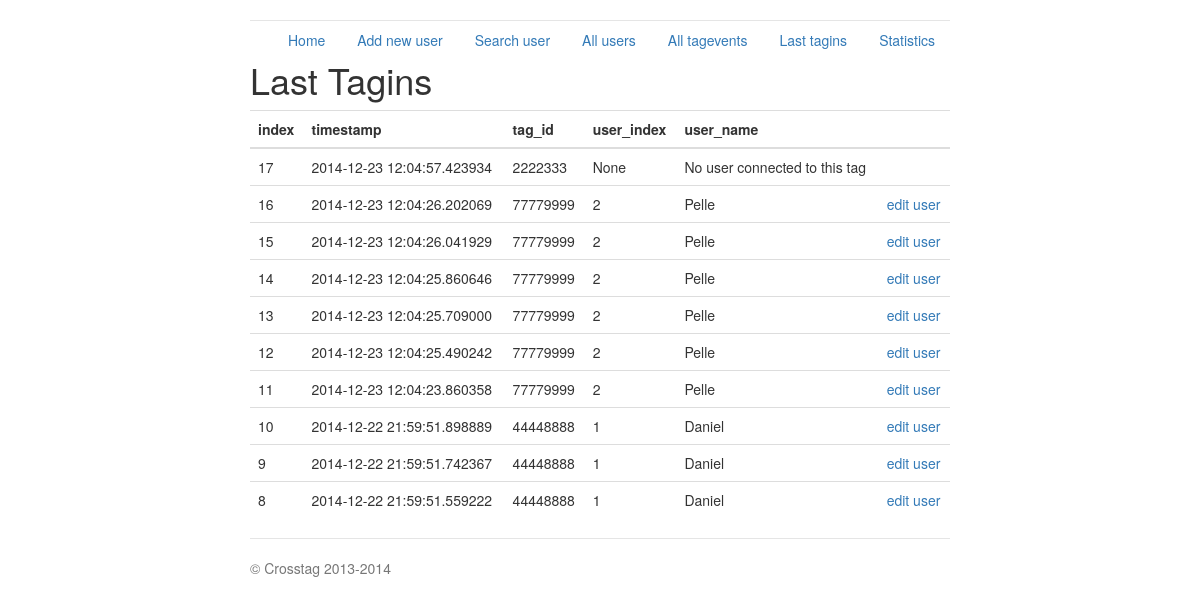
The page /last_tagins on the database its author committed.
### crosstag_server.py (models this page shows, shortened)
class Tagevent(db.Model):
    index = db.Column(db.Integer, primary_key=True)
    tag_id = db.Column(db.Integer)
    timestamp = db.Column(db.DateTime)
    def dict(self):
        return {'index': self.index, 'timestamp': str(self.timestamp),
                'tag_id': self.tag_id}

class User(db.Model):
    index = db.Column(db.Integer, primary_key=True)
    fortnox_id = db.Column(db.Integer)
    name = db.Column(db.String(80))
    email = db.Column(db.String(120))
    phone = db.Column(db.Integer)
    tag_id = db.Column(db.String(12))
    gender = db.Column(db.String(10))
    birth_date = db.Column(db.Date)
    expiry_date = db.Column(db.Date)
    create_date = db.Column(db.Date)
    def dict(self):
        return {'index': self.index, 'name': self.name,
                'email': self.email, 'tag_id': self.tag_id,
                'phone': self.phone, 'fortnox_id': self.fortnox_id,
                'expiry_date': str(self.expiry_date),
                'create_date': str(self.create_date),
                'birth_date': str(self.birth_date),
                'gender': self.gender}

### crosstag_server.py (the view)
@app.route('/last_tagins', methods=['GET'])
def last_tagins():
    ret = []
    events = Tagevent.query.all()[-10:]
    for hit in events:
        js = hit.dict()
        tag = js['tag_id']
        try:
            user = get_user_data_tag_dict(tag)
            js['user_index'] = user["index"]
            js['user_name'] = user['name']
        except:
            js['user_index'] = None
            js['user_name'] = "No user connected to this tag"
        ret.append(js)
    ret.reverse()
    return render_template('last_tagevents.html',
                           title='Last Tagins',
                           hits=ret)

### crosstag_server.py (called while the page is built)
@app.route('/crosstag/v1.0/get_user_data_tag_dict/<tag_id>',
           methods=['GET'])
def get_user_data_tag_dict(tag_id):
    user = User.query.filter_by(tag_id=tag_id).first()
    return user.dict()

### templates/last_tagevents.html (shortened to what this page needs)
{% extends "base.html" %}
{% block content %}
<h1>{{title}}</h1>
{% if hits %}
	<table class="table table-hover">
	<tbody>
		<thead>
			<tr>
				<th>index</th> <th>timestamp</th><th>tag_id</th> <th> user_index </th> <th> user_name </th> <th></th>
			</tr>
		</thead>
				{% for hit in hits %}
				<tr>
					<td>{{hit.index}}</td> <td>{{hit.timestamp}}</td> <td>{{hit.tag_id}}</td> <td>{{hit.user_index}}</td> <td>{{hit.user_name}}</td> <td> {% if hit.user_index != None %}<a href='/edit_user/{{hit.user_index}}'>edit user</a> {% endif %}</td>
				</tr>
				{% endfor %}
	</tbody>
	</table>
{% endif %}
{% endblock %}

### static/jumbotron-narrow.css (style rules this page uses)
body { padding-top: 20px; padding-bottom: 20px; }

### rows shown on the page
Tagevent: index "17", timestamp "2014-12-23 12:04:57.423934", tag_id "2222333", user_index "None", user_name "No user connected to this tag"
Tagevent: tag_id "77779999"
User: user_name "Pelle" "Pelle" "Pelle" "Pelle" "Pelle" "Pelle"
Tagevent: tag_id "77779999"
Tagevent: tag_id "77779999"
Tagevent: tag_id "77779999"
Tagevent: tag_id "77779999"
Tagevent: tag_id "77779999"
Tagevent: tag_id "44448888"
User: user_name "Daniel" "Daniel" "Daniel"
Tagevent: tag_id "44448888"
Tagevent: tag_id "44448888"

### other values the page prints
{{ title }} "Last Tagins"
{{ hit.index }} "16" "15" "14" "13" "12" "11" "10" "9" "8"
{{ hit.timestamp }} "2014-12-23 12:04:26.202069" "2014-12-23 12:04:26.041929" "2014-12-23 12:04:25.860646" "2014-12-23 12:04:25.709000" "2014-12-23 12:04:25.490242" "2014-12-23 12:04:23.860358" "2014-12-22 21:59:51.898889" "2014-12-22 21:59:51.742367" "2014-12-22 21:59:51.559222"
{{ hit.user_index }} "2" "2" "2" "2" "2" "2" "1" "1" "1"
